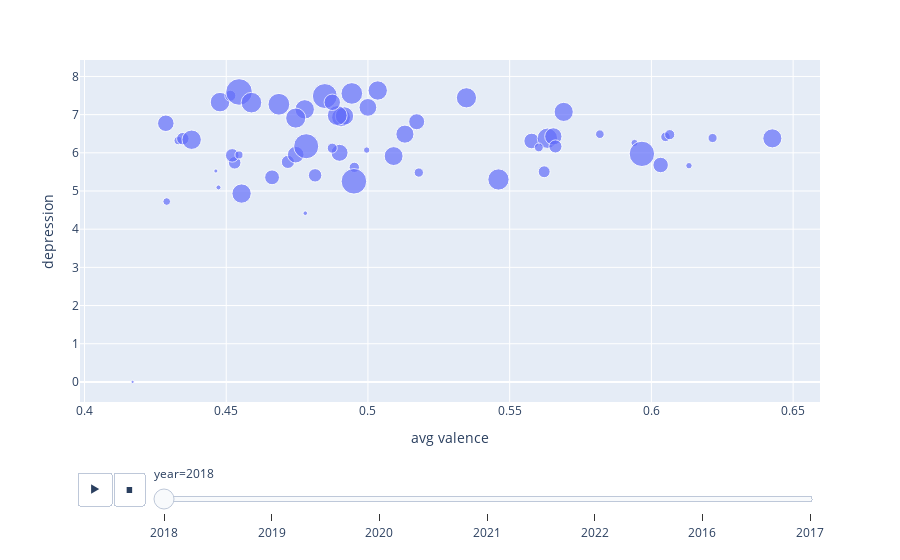

Source (notebook cell):
### Code cell
import pandas as pd
import plotly.express as px

store = pd.HDFStore('store.h5')

data = pd.read_pickle('store.pkl')

figure_animated_all = px.scatter(data, x='avg valence', y='depression', size = 'gdp per cap' ,animation_frame = 'year')
figure_animated_all.show()

### Figure 1 — Plotly figure (JSON) as saved in the notebook; plotly's stock layout.template omitted (floating-point values rounded to 4 significant figures)
{"data": [{"hovertemplate": "year=2018<br>avg valence=%{x}<br>depression=%{y}<br>gdp per cap=%{marker.size}<extra></extra>", "legendgroup": "", "marker": {"color": "#636efa", "size": [33893, 10429, 46599, 58654, 43968, 46370, 0, 11286, 47361, 77277, 12808, 6337, 45676, 21514, 0, 42020, 57967, 55952, 79915, 19569, 2593, 30273, 46439, 40685, 39105, 27264, 51428, 0, 17639, 13288, 3122, 48761, 31852, 15132, 35972, 44344, 34388, 50117, 22818, 81274, 9271, 9041, 9779, 50744, 87754, 33543, 37273, 5082, 2124, 12519, 22450, 29762, 8120, 19263, 52801, 46736, 77947, 21277, 5076, 10742, 0, 0, 45125, 1318, 7329], "sizemode": "area", "sizeref": 248.2, "symbol": "circle"}, "mode": "markers", "name": "", "orientation": "v", "showlegend": false, "type": "scatter", "x": [0.4287, 0.6216, 0.4777, 0.4686, 0.4905, 0.4554, 0.5871, 0.605, 0.4478, 0.4848, 0.6065, 0.594, 0.5691, 0.4718, 0.4682, 0.4917, 0.4943, 0.546, 0.5966, 0.453, 0.4779, 0.5578, 0.5035, 0.513, 0.5, 0.4662, 0.5633, 0.4254, 0.5622, 0.4952, 0.4473, 0.4892, 0.5172, 0.4514, 0.49, 0.5091, 0.4745, 0.4745, 0.4521, 0.4951, 0.5818, 0.4331, 0.5603, 0.5347, 0.4545, 0.4874, 0.5654, 0.6133, 0.4463, 0.4874, 0.4814, 0.6033, 0.4545, 0.4347, 0.4589, 0.4378, 0.4782, 0.5661, 0.4996, 0.5179, 0.4125, 0.4538, 0.6427, 0.417, 0.429], "xaxis": "x", "y": [6.774, 6.388, 7.139, 7.272, 6.927, 4.933, 0, 6.419, 7.328, 7.487, 6.476, 6.26, 7.072, 5.762, 6.711, 6.965, 7.555, 5.302, 5.973, 5.739, 4.419, 6.31, 7.632, 6.489, 7.19, 5.358, 6.382, 5.43, 5.504, 5.62, 5.093, 6.977, 6.814, 7.495, 6, 5.915, 5.952, 6.91, 5.933, 5.254, 6.488, 6.322, 6.141, 7.441, 7.594, 7.324, 6.43, 5.663, 5.524, 6.123, 5.41, 5.681, 5.945, 6.371, 7.314, 6.343, 6.173, 6.167, 6.072, 5.483, 0, 6.886, 6.379, 0, 4.724], "yaxis": "y"}], "layout": {"legend": {"itemsizing": "constant", "tracegroupgap": 0}, "margin": {"t": 60}, "sliders": [{"active": 0, "currentvalue": {"prefix": "year="}, "len": 0.9, "pad": {"b": 10, "t": 60}, "steps": [{"args": [["2018"], {"frame": {"duration": 0, "redraw": false}, "fromcurrent": true, "mode": "immediate", "transition": {"duration": 0, "easing": "linear"}}], "label": "2018", "method": "animate"}, {"args": [["2019"], {"frame": {"duration": 0, "redraw": false}, "fromcurrent": true, "mode": "immediate", "transition": {"duration": 0, "easing": "linear"}}], "label": "2019", "method": "animate"}, {"args": [["2020"], {"frame": {"duration": 0, "redraw": false}, "fromcurrent": true, "mode": "immediate", "transition": {"duration": 0, "easing": "linear"}}], "label": "2020", "method": "animate"}, {"args": [["2021"], {"frame": {"duration": 0, "redraw": false}, "fromcurrent": true, "mode": "immediate", "transition": {"duration": 0, "easing": "linear"}}], "label": "2021", "method": "animate"}, {"args": [["2022"], {"frame": {"duration": 0, "redraw": false}, "fromcurrent": true, "mode": "immediate", "transition": {"duration": 0, "easing": "linear"}}], "label": "2022", "method": "animate"}, {"args": [["2016"], {"frame": {"duration": 0, "redraw": false}, "fromcurrent": true, "mode": "immediate", "transition": {"duration": 0, "easing": "linear"}}], "label": "2016", "method": "animate"}, {"args": [["2017"], {"frame": {"duration": 0, "redraw": false}, "fromcurrent": true, "mode": "immediate", "transition": {"duration": 0, "easing": "linear"}}], "label": "2017", "method": "animate"}], "x": 0.1, "xanchor": "left", "y": 0, "yanchor": "top"}], "updatemenus": [{"buttons": [{"args": [null, {"frame": {"duration": 500, "redraw": false}, "fromcurrent": true, "mode": "immediate", "transition": {"duration": 500, "easing": "linear"}}], "label": "&#9654;", "method": "animate"}, {"args": [[null], {"frame": {"duration": 0, "redraw": false}, "fromcurrent": true, "mode": "immediate", "transition": {"duration": 0, "easing": "linear"}}], "label": "&#9724;", "method": "animate"}], "direction": "left", "pad": {"r": 10, "t": 70}, "showactive": false, "type": "buttons", "x": 0.1, "xanchor": "right", "y": 0, "yanchor": "top"}], "xaxis": {"anchor": "y", "domain": [0, 1], "title": {"text": "avg valence"}}, "yaxis": {"anchor": "x", "domain": [0, 1], "title": {"text": "depression"}}}}
